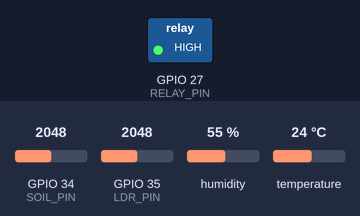
Simulated run of this sketch. Board: ESP32. On the bench: switched loads named in the sketch (green lamp = pin HIGH). Inputs (shaded band) come from the test bench; at power-on: humidity 55 %, GPIO 34 (SOIL_PIN) = 2048, GPIO 35 (LDR_PIN) = 2048, temperature 24 °C. WiFi joins after 1.5 s; servers stay silent unless stated; uploads are accepted with an empty reply; what the sketch prints to the serial monitor is not drawn.

Above: at 2.7 s.
2.8 s: humidity set to 42 %
8.6 s: humidity set to 39 %
At 13.4 s:
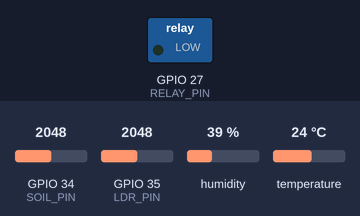
14.4 s: humidity set to 68 %
At 18.2 s:
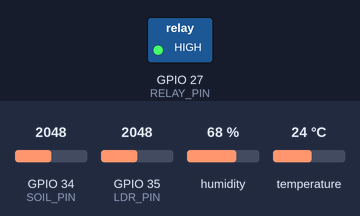
20.2 s: humidity set to 22 %
At 23.1 s:
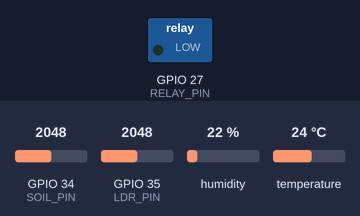
Timing chart, 0 to 24.6 s (numbered marks = the images above; inputs shaded):
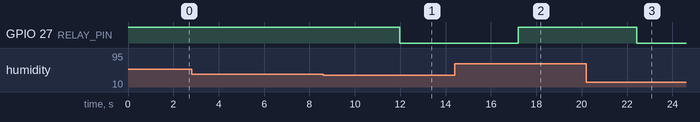

Measured:
- the behaviour switches between 41 and 40 % on humidity (found by bisection; images 0 and 1)
- after the input at 2.8 s, every drawn part: stays the same
- after the input at 8.6 s, GPIO 27 (RELAY_PIN): HIGH → LOW after 3.4 s
- after the input at 14.4 s, GPIO 27 (RELAY_PIN): LOW → HIGH after 2.8 s
- after the input at 20.2 s, GPIO 27 (RELAY_PIN): HIGH → LOW after 2.2 s

The sketch:

sketch.ino
```cpp
#include <WiFi.h>
#include <HTTPClient.h>
#include "DHT.h"

#define DHTPIN 5
#define DHTTYPE DHT11
#define SOIL_PIN 34
#define LDR_PIN 35
#define RELAY_PIN 27

const char* ssid = "{wifi_ssid_here}";
const char* password = "{password_here}";
const char* serverUrl = "http://{put_your_ip_here}:3000/api/data";

DHT dht(DHTPIN, DHTTYPE);

void setup() {
  Serial.begin(115200);
  dht.begin();
  pinMode(SOIL_PIN, INPUT);
  pinMode(LDR_PIN, INPUT);
  pinMode(RELAY_PIN, OUTPUT);
  digitalWrite(RELAY_PIN, HIGH);

  WiFi.begin(ssid, password);
  while (WiFi.status() != WL_CONNECTED) {
    delay(500);
    Serial.print(".");
  }
  Serial.println("WiFi connected");
}

void loop() {
  float temp = dht.readTemperature();
  float hum = dht.readHumidity();
  int soilValue = analogRead(SOIL_PIN);
  int ldrValue = analogRead(LDR_PIN);

  int soilScore = constrain(map(soilValue, 1000, 3000, 0, 100), 0, 100);
  int tempScore = constrain(map(temp, 25, 40, 0, 100), 0, 100);
  int humScore  = constrain(map(hum, 80, 30, 0, 100), 0, 100);
  int ldrScore  = constrain(map(ldrValue, 0, 3000, 0, 100), 0, 100);

  float finalScore = soilScore * 0.4 + tempScore * 0.2 + humScore * 0.2 + ldrScore * 0.2;

  if (finalScore > 50) {
    digitalWrite(RELAY_PIN, LOW);
  } else {
    digitalWrite(RELAY_PIN, HIGH);
  }

  if (WiFi.status() == WL_CONNECTED) {
    HTTPClient http;
    http.begin(serverUrl);
    http.addHeader("Content-Type", "application/json");

String json = "{\"temperature\":\"" + String(temp) + "\",\"humidity\":\"" + String(hum) +
              "\",\"soil\":\"" + String(4095-soilValue) + "\",\"light\":\"" + String(4095-ldrValue) +
              "\",\"score\":\"" + String(finalScore) + "\"}";


    int httpResponseCode = http.POST(json);
    http.end();
  }

  delay(5000);
}
```
